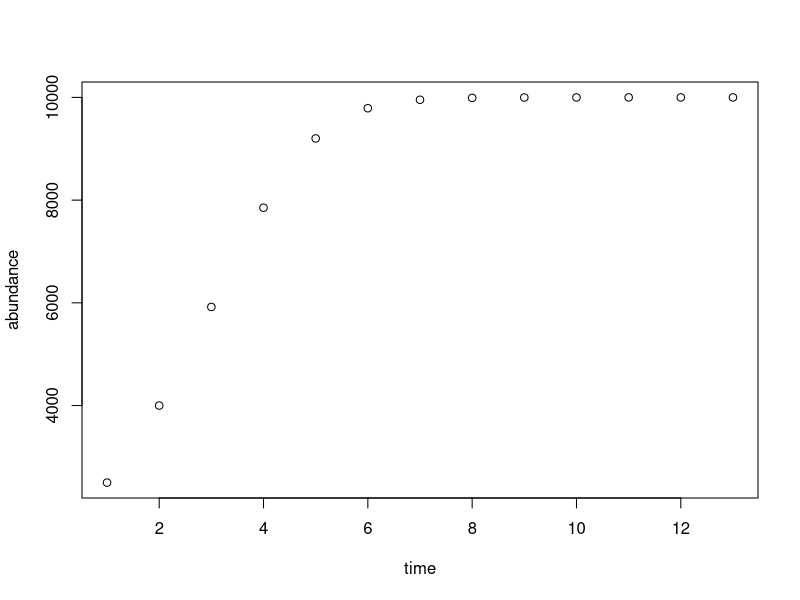
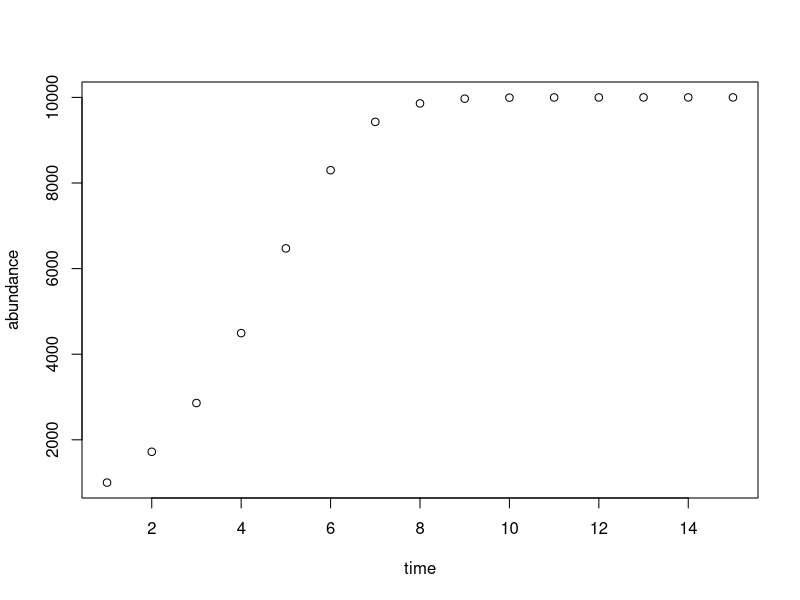
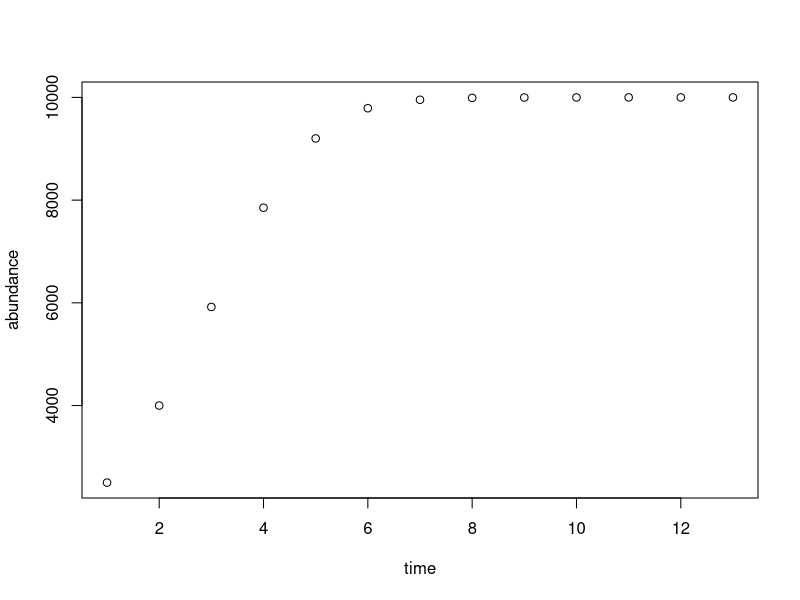

These charts were generated, in order, by the following R code: (Note: this script raises an error after producing the figures.)
#Lba08: Documentation and Metadata

############################################################################
# 3b. Use the code from Week4's lab problem #7, turn the logistic growth
# model code into a function that takes r(the intrinsic growth rate),
# K (the carrying capacity), the total number of generations, and
# the initial population size as it arguments.

logisticGrowthFun <- function(r, K, n, initialPop) {
  r <- 0.8 # r is the intrinsic growth rate of the population
  K <- 10000 # K is the environmental carrying capacity for the population
  abundance <- rep(initialPop, n) # create a vector to store n number times of abundance, 
  # n replicate of initialPop
  for (i in 2:n) {
    abundance[i] <- abundance[i - 1] + r * abundance[i - 1] * (K - abundance[i - 1])/K
  } 
  return(abundance)
}

# test if my function works
logisticGrowthFun(0.8, 10000, 13, 2500)

######################################################################################
# 3c Add code to the function so that it produces a plot of the data it generates

logisticGrowthFun <- function(r, K, n, initialPop) {
  r <- 0.8 # r is the intrinsic growth rate of the population
  K <- 10000 # K is the environmental carrying capacity for the population
  abundance <- rep(initialPop, n) # create a vector to store n number times of abundance, 
  # n number of initialPop
  time <- seq(1,n) #make a vector called "time" to stores the time steps 1 to n
  for (i in 2:n) {
    abundance[i] <- abundance[i - 1] + r * abundance[i - 1] * (K - abundance[i - 1])/K
  } 
  myPlot <- plot(time, abundance) #make a plot base on time and abundance
  return(myPlot)
}

# test if my function works
logisticGrowthFun(0.8, 10000, 13, 2500)

# save the examplePlt as PDF (note, default is in inches)
pdf(file = "examplePlot.pdf",
    width = 10, height = 10)
logisticGrowthFun(0.8, 10000, 13, 2500)
dev.off()


######################################################################################
# 3d following the function, write a lines of code that calls the function, choose you own 
# parameter values

logisticGrowthFun(0.9, 10000, 15, 1000)

######################################################################################
# 3e write a line(s) of code that writes the data set to a file(also in your Lab08 directory),
# The data file should have two columns: the first column should be "generation", and the second
# column should be "abundance".
r <- 0.8 # r is the intrinsic growth rate of the population
K <- 10000 # K is the environmental carrying capacity for the population
n <- 12  
generations <- seq(1,n) #make a vector called "time" to stores the time steps 1 to 12
abundance <- c(2500, 2:12)#Create a vector to store 12 abundance in each time step, the first one is 2500  )
for(i in 2:12) {
  abundance[i] <- abundance[i - 1] + r * abundance[i - 1] * (K - abundance[i - 1])/K
}

mydf <- data.frame(generations, abundance) # create a new dataframe

setwd("/Users/caihong/Desktop/EBIO4420/CompBioLabsAndHomework/Labs/Lab08")
write.csv(mydf, "/Users/caihong/Desktop/EBIO4420/CompBioLabsAndHomework/Labs/Lab08/logisticDataFrame.csv")






